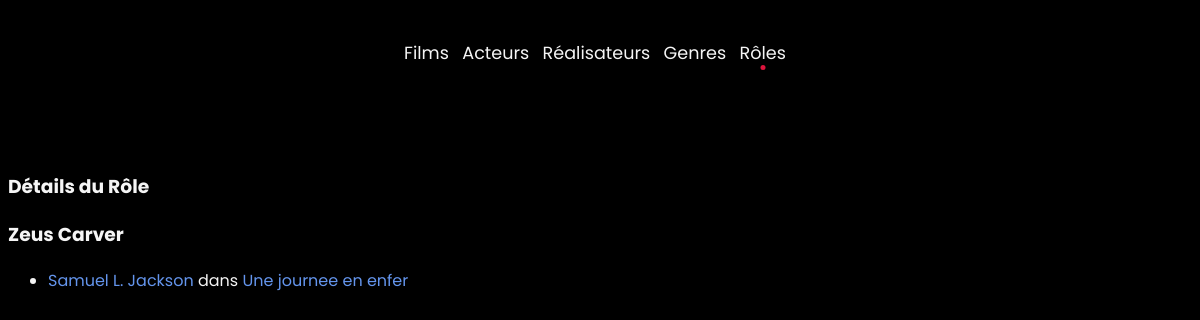
The app's page /index.php?action=detailRole&id=12, older data.
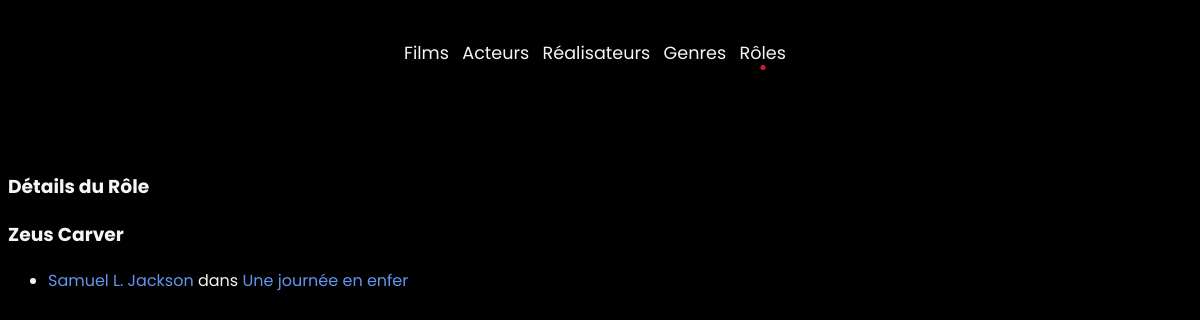
The same page, newer data.
### tables this page shows
CREATE TABLE IF NOT EXISTS Role (
    id_role INT AUTO_INCREMENT PRIMARY KEY,
    personnage VARCHAR(50)
);

CREATE TABLE IF NOT EXISTS Film (
    id_film INT AUTO_INCREMENT PRIMARY KEY,
    titre VARCHAR(255),
    annee_sortie INT,
    duree INT,
    synopsis TEXT,
    note INT,
    affiche VARCHAR(255) DEFAULT 'affiche.jpg',
    id_realisateur INT,
    FOREIGN KEY (id_realisateur) REFERENCES Realisateur(id_realisateur)
);

CREATE TABLE IF NOT EXISTS Personne (
    id_personne INT AUTO_INCREMENT PRIMARY KEY,
    prenom VARCHAR(50),
    nom VARCHAR(50),
    dateNaissance DATE,
    sexe CHAR(1),
    photo VARCHAR(255) DEFAULT 'photo.jpg'
);

### controllers/RoleController.php (called while the page is built, shortened)
<?php
class RoleController
{
    public function detailsRole($roleId)
    {
        $pdo = Connect::Connection();
        $details = $pdo->prepare("
        SELECT f.id_film, a.id_acteur, r.id_role, r.personnage, p.prenom, p.nom, f.titre
        FROM Role r
        INNER JOIN Casting c ON r.id_role = c.id_role
        INNER JOIN Acteur a ON c.id_acteur = a.id_acteur
        INNER JOIN Personne p ON a.id_personne = p.id_personne
        INNER JOIN Film f ON c.id_film = f.id_film
        WHERE r.id_role = :id
        ORDER BY f.annee_sortie DESC
    ");
        $details->execute(['id' => $roleId]);
        $roleDetails = $details->fetchAll();
        require "views/roleDetailsView.php";
    }
}

### views/roleDetailsView.php (the view, shortened to what this page needs)
<h3>Détails du Rôle</h3>
<?php if (isset($roleDetails)) { ?>
    <h3><?= $roleDetails[0]['personnage'] ?></h3>
    <ul>
        <?php foreach ($roleDetails as $detail) : ?>
            <li>
                <a href="index.php?action=detailActor&id=<?= $detail['id_acteur'] ?>">
                    <?= $detail['prenom'] . ' ' . $detail['nom'] ?>
                </a>dans
                <a href="index.php?action=detailFilm&id=<?= $detail['id_film'] ?>"><?= $detail['titre'] ?></a>
            </li>
        <?php endforeach; ?>
    </ul>
<?php } ?>
<?php
require "views/template.php";
?>

Row changes from the older to the newer data that the page shows:
changed through a linked row, role "Zeus Carver": film.titre "Une journee en enfer" → "Une journée en enfer"
